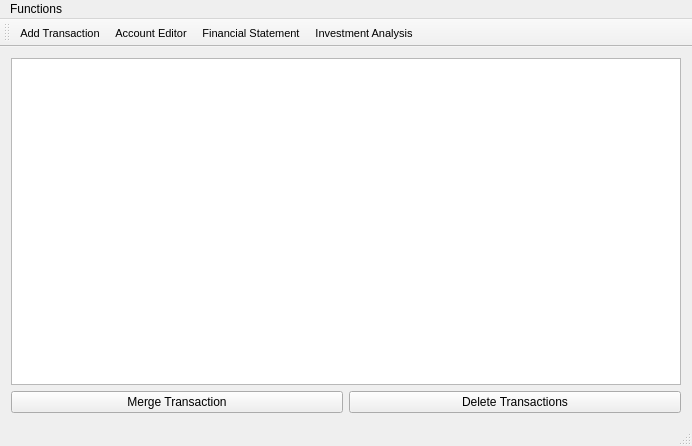
<?xml version="1.0" encoding="UTF-8"?>
<ui version="4.0">
 <class>MainWindow</class>
 <widget class="QMainWindow" name="MainWindow">
  <property name="geometry">
   <rect>
    <x>0</x>
    <y>0</y>
    <width>692</width>
    <height>446</height>
   </rect>
  </property>
  <property name="windowTitle">
   <string>Book Keeping</string>
  </property>
  <widget class="QWidget" name="centralWidget">
   <layout class="QGridLayout" name="gridLayout">
    <item row="0" column="0" colspan="2">
     <widget class="QTableView" name="tableView_transactions">
      <property name="maximumSize">
       <size>
        <width>16777215</width>
        <height>16777215</height>
       </size>
      </property>
      <property name="font">
       <font>
        <pointsize>9</pointsize>
       </font>
      </property>
     </widget>
    </item>
    <item row="1" column="0">
     <widget class="QPushButton" name="pushButton_MergeTransaction">
      <property name="text">
       <string>Merge Transaction</string>
      </property>
     </widget>
    </item>
    <item row="1" column="1">
     <widget class="QPushButton" name="pushButtonDeleteTransactions">
      <property name="text">
       <string>Delete Transactions</string>
      </property>
     </widget>
    </item>
   </layout>
  </widget>
  <widget class="QMenuBar" name="menuBar">
   <property name="geometry">
    <rect>
     <x>0</x>
     <y>0</y>
     <width>692</width>
     <height>21</height>
    </rect>
   </property>
   <property name="font">
    <font>
     <pointsize>9</pointsize>
    </font>
   </property>
   <widget class="QMenu" name="menuFunctions">
    <property name="title">
     <string>Functions</string>
    </property>
    <addaction name="actionAddTransaction"/>
    <addaction name="actionAccountManager"/>
    <addaction name="actionFinancialStatement"/>
    <addaction name="actionInvestmentAnalysis"/>
    <addaction name="actionTransactionValidation"/>
    <addaction name="actionHouseholdManager"/>
   </widget>
   <addaction name="menuFunctions"/>
  </widget>
  <widget class="QToolBar" name="mainToolBar">
   <attribute name="toolBarArea">
    <enum>TopToolBarArea</enum>
   </attribute>
   <attribute name="toolBarBreak">
    <bool>false</bool>
   </attribute>
   <addaction name="actionAddTransaction"/>
   <addaction name="actionAccountManager"/>
   <addaction name="actionFinancialStatement"/>
   <addaction name="actionInvestmentAnalysis"/>
  </widget>
  <widget class="QStatusBar" name="statusBar"/>
  <action name="actionAddTransaction">
   <property name="icon">
    <iconset resource="../resources.qrc">
     <normaloff>:/icons/AddTransaction.png</normaloff>:/icons/AddTransaction.png</iconset>
   </property>
   <property name="text">
    <string>Add Transaction</string>
   </property>
   <property name="font">
    <font>
     <pointsize>8</pointsize>
    </font>
   </property>
  </action>
  <action name="actionAccountManager">
   <property name="icon">
    <iconset resource="../resources.qrc">
     <normaloff>:/icons/Transactions.png</normaloff>:/icons/Transactions.png</iconset>
   </property>
   <property name="text">
    <string>Account Editor</string>
   </property>
   <property name="font">
    <font>
     <pointsize>8</pointsize>
    </font>
   </property>
  </action>
  <action name="actionInvestmentAnalysis">
   <property name="icon">
    <iconset resource="../resources.qrc">
     <normaloff>:/icons/Investment_Analysis.png</normaloff>:/icons/Investment_Analysis.png</iconset>
   </property>
   <property name="text">
    <string>Investment Analysis</string>
   </property>
   <property name="toolTip">
    <string>Investment Analysis</string>
   </property>
   <property name="font">
    <font>
     <pointsize>8</pointsize>
    </font>
   </property>
  </action>
  <action name="actionFinancialStatement">
   <property name="icon">
    <iconset resource="../resources.qrc">
     <normaloff>:/icons/Balance_Sheet.png</normaloff>:/icons/Balance_Sheet.png</iconset>
   </property>
   <property name="text">
    <string>Financial Statement</string>
   </property>
   <property name="toolTip">
    <string>Financial Statement</string>
   </property>
   <property name="font">
    <font>
     <pointsize>8</pointsize>
    </font>
   </property>
  </action>
  <action name="actionTransactionValidation">
   <property name="text">
    <string>Transaction Validation</string>
   </property>
   <property name="font">
    <font>
     <pointsize>8</pointsize>
    </font>
   </property>
  </action>
  <action name="actionHouseholdManager">
   <property name="text">
    <string>Household Manager</string>
   </property>
  </action>
 </widget>
 <layoutdefault spacing="6" margin="11"/>
 <resources>
  <include location="../resources.qrc"/>
 </resources>
 <connections/>
</ui>
